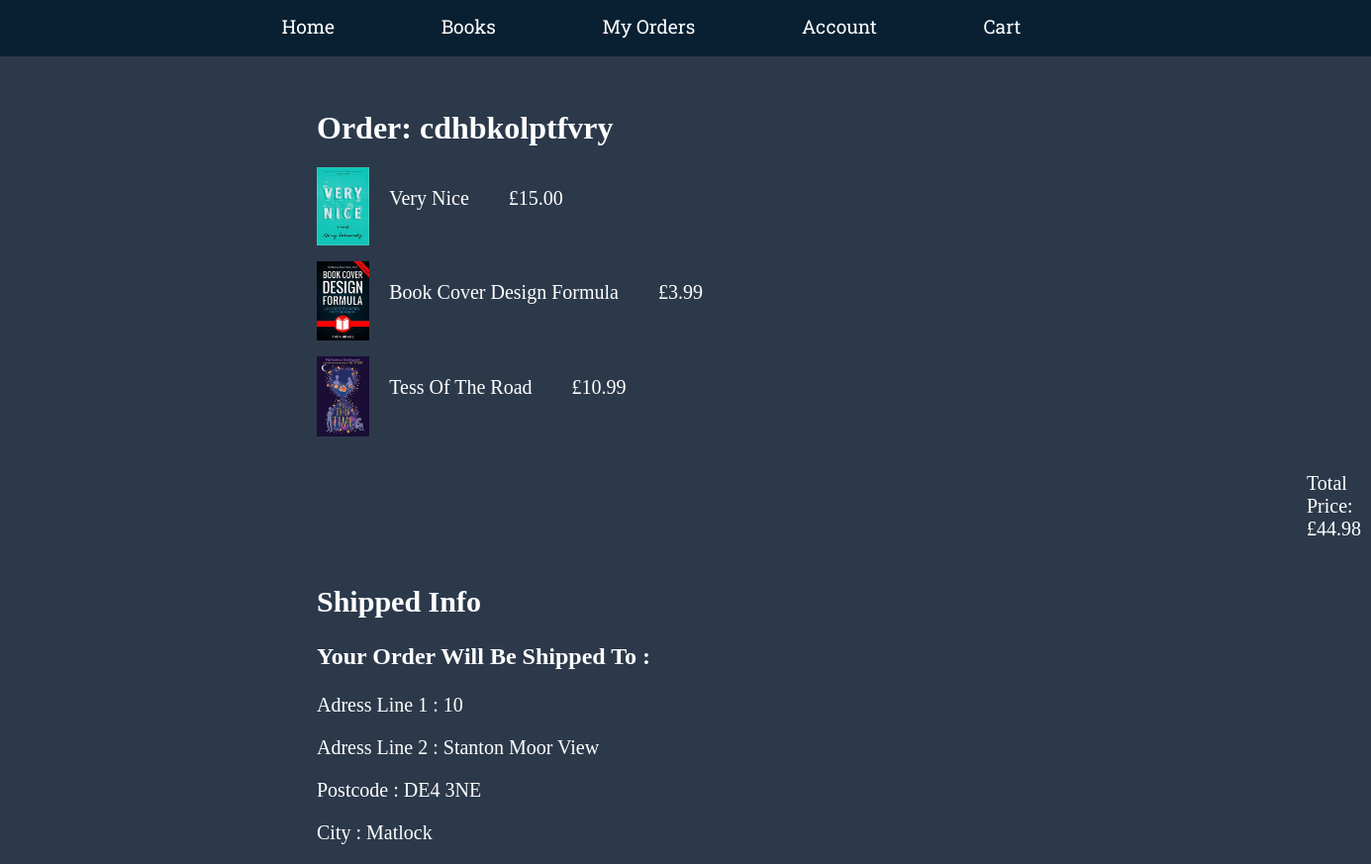
The page /user/order/9 (signed in) on the database its author committed.
### Inventory/models.py (models this page shows, shortened)
class Order(models.Model):
    user = models.ForeignKey(User, on_delete=SET_NULL, null=True)
    date_orderd = models.DateTimeField(auto_now_add=True, null=True)
    payment_complete = models.BooleanField(default=False, null=True)
    complete = models.BooleanField(default=False, null=True)
    transaction_id = models.CharField(max_length=200, unique=True)
    shipping_address = models.ForeignKey(ShippingAddressModel,
                                         on_delete=SET_NULL,
                                         null=True)
    @property
    def get_cart_total(self):
        order_items = self.orderitem_set.all()
        total = sum([item.get_total for item in order_items])
        if str(total)[-2] == '.':
            total = str(total) + '0'
        return total

class OrderItem(models.Model):
    product = models.ForeignKey(Book, on_delete=SET_NULL, null=True)
    order = models.ForeignKey(Order, on_delete=SET_NULL, null=True)
    quantity = models.IntegerField(default=0)
    date_added = models.DateTimeField(auto_now_add=True)
    @property
    def get_total(self):
        total = self.product.price * self.quantity
        if str(total)[-2] == '.':
            total = str(total) + '0'
        return total

class Book(models.Model):
    title = models.CharField(max_length=100)
    author = models.CharField(max_length=100)
    description = models.CharField(max_length=400)
    barcode = models.CharField(max_length=13)
    price = models.DecimalField(max_digits=10, decimal_places=2)
    discounted_price = models.DecimalField(max_digits=10,
                                           decimal_places=2,
                                           null=True,
                                           blank=True)
    borrowed = models.BooleanField(default=False)
    coverImage = models.ImageField(upload_to='bookCovers')
    tags = models.ManyToManyField(Tag)
    payment_id = models.CharField(max_length=200, null=True)
    product_id = models.CharField(max_length=200, null=True)

### accounts/models.py (models this page shows)
class ShippingAddressModel(models.Model):
    first_line_of_address = models.CharField(max_length=200)
    seccond_line_of_address = models.CharField(max_length=200)
    postcode = models.CharField(max_length=8)
    city = models.CharField(max_length=200, null=True)

### orders/views.py (the view)
# urls.py: path('user/order/<int:id>', DetailOrderView.as_view(), name='userorder'),
@method_decorator(login_required, name='dispatch')
class DetailOrderView(View):
    template_name = 'orders/orders.html'
    def get(self, request, id, *args, **kwargs):
        context = {}
        order = Order.objects.get(id=id)
        context['order'] = order
        order_items = OrderItem.objects.all().filter(order=order)
        context['order_items'] = order_items
        return render(request, self.template_name, context)

### orders/templates/orders/orders.html (shortened to what this page needs)
{% extends 'base.html' %}
{% load static %}
{% block head %}
<link rel="stylesheet" href="{% static 'css/library/orders/order.css' %}">
{% endblock head %}
{% block content %}
<div class="content">
    <h1 class="transaction-id">Order: {{order.transaction_id}}</h1>
    {% for i in order_items %}
    <div class="item">
        <img class="book-cover" src="{{i.product.coverImage.url}}" alt="">
        <p class="book-title">{{i.product.title}}</p>
        <p class="book-price">£{{i.product.price}}</p>
    </div>
    {% endfor %}
<p class="total-price">Total Price: £{{order.get_cart_total}}</p>
<div class="shipping-address">
    <h2>Shipped Info</h2>
    {% if order.complete %}
        <h3>Your Order Has Been Shipped To :</h3>
    {% else %}
        <h3>Your Order Will Be Shipped To :</h3>
    {% endif %}
    <p>Adress Line 1 : {{order.shipping_address.first_line_of_address}}</p>
    <p>Adress Line 2 : {{order.shipping_address.seccond_line_of_address}}</p>
    <p>Postcode : {{order.shipping_address.postcode}}</p>
    <p>City : {{order.shipping_address.city}}</p>
</div>
</div>
{% endblock content %}

### static/css/library/orders/order.css (style rules this page uses)
body { background-color: #2c394b; }
.content { grid-area: content; display: flex; flex-direction: column; margin-top: 2em; margin-left: 20em; }
.item { display: flex; flex-direction: row; margin-bottom: 1em; }
.book-cover { width: 5%; }
.book-title { color: white; margin-left: 1em; }
.book-price { color: white; margin-left: 2em; }
.total-price { color: white; margin-left: 50em; }
.transaction-id { color: white; }
p { color: white; font-size: 1.25em; }
h2 { color: white; font-size: 1.875em; }
h3 { color: white; font-size: 1.5em; }

### LibraryApp/templates/library/navbar.html (style rules this page uses)
body { padding: 0; margin: 0; background-color: #2C394B; }

### rows shown on the page
Order: transaction_id "cdhbkolptfvry", get_cart_total "44.98", shipping_address.first_line_of_address "10", shipping_address.seccond_line_of_address "Stanton Moor View", shipping_address.postcode "DE4 3NE", shipping_address.city "Matlock"
OrderItem: product.coverImage (picture), product "Very Nice", product.price "15.00"
OrderItem: product.coverImage (picture), product "Book Cover Design Formula", product.price "3.99"
OrderItem: product.coverImage (picture), product "Tess Of The Road", product.price "10.99"
